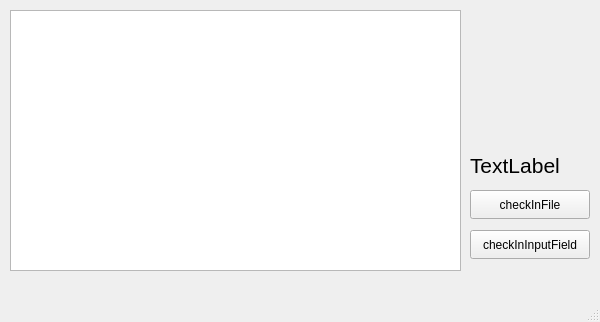
<?xml version="1.0" encoding="UTF-8"?>
<ui version="4.0">
 <class>MainWindow</class>
 <widget class="QMainWindow" name="MainWindow">
  <property name="geometry">
   <rect>
    <x>0</x>
    <y>0</y>
    <width>600</width>
    <height>322</height>
   </rect>
  </property>
  <property name="windowTitle">
   <string>MainWindow</string>
  </property>
  <widget class="QWidget" name="centralwidget">
   <widget class="QLabel" name="label">
    <property name="geometry">
     <rect>
      <x>470</x>
      <y>150</y>
      <width>120</width>
      <height>30</height>
     </rect>
    </property>
    <property name="font">
     <font>
      <pointsize>16</pointsize>
     </font>
    </property>
    <property name="text">
     <string>TextLabel</string>
    </property>
   </widget>
   <widget class="QTextEdit" name="textEdit">
    <property name="geometry">
     <rect>
      <x>10</x>
      <y>10</y>
      <width>451</width>
      <height>261</height>
     </rect>
    </property>
   </widget>
   <widget class="QPushButton" name="button_checkInFile">
    <property name="geometry">
     <rect>
      <x>470</x>
      <y>190</y>
      <width>120</width>
      <height>29</height>
     </rect>
    </property>
    <property name="text">
     <string>checkInFile</string>
    </property>
   </widget>
   <widget class="QPushButton" name="pushButton">
    <property name="geometry">
     <rect>
      <x>470</x>
      <y>230</y>
      <width>120</width>
      <height>29</height>
     </rect>
    </property>
    <property name="text">
     <string>checkInInputField</string>
    </property>
   </widget>
  </widget>
  <widget class="QMenuBar" name="menubar">
   <property name="geometry">
    <rect>
     <x>0</x>
     <y>0</y>
     <width>600</width>
     <height>25</height>
    </rect>
   </property>
  </widget>
  <widget class="QStatusBar" name="statusbar"/>
 </widget>
 <resources/>
 <connections/>
</ui>
